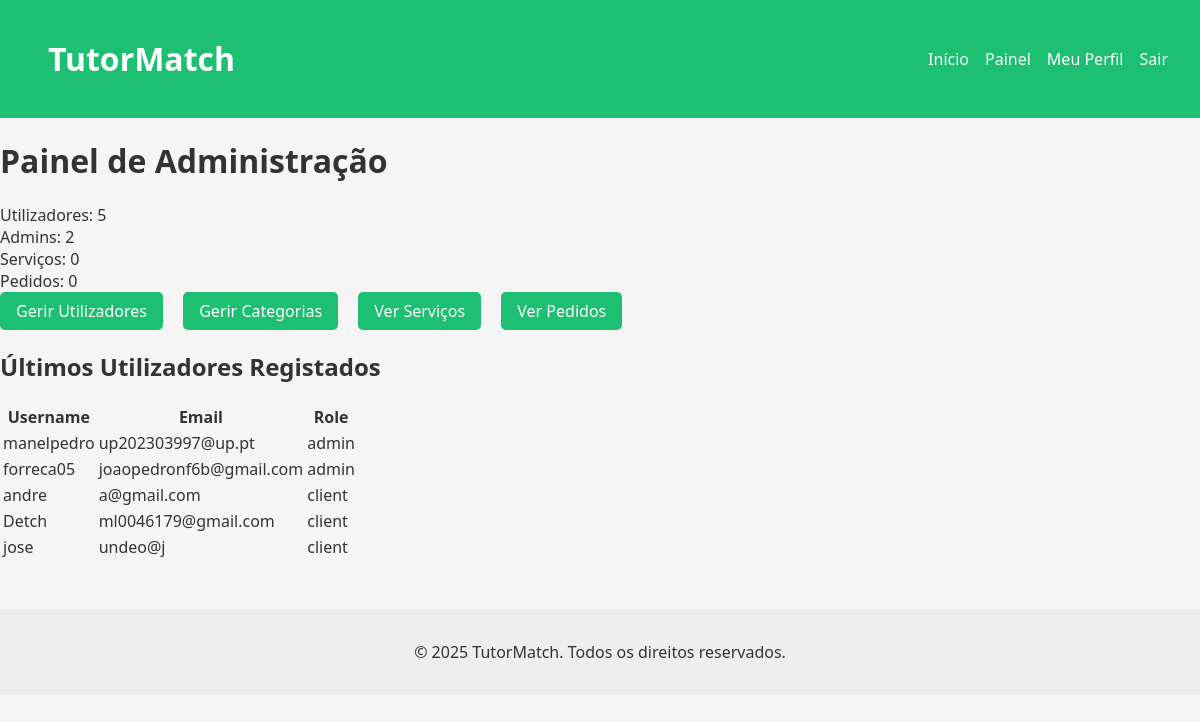
Before: /pages/admin_dashboard.php (signed in) with the older database file.
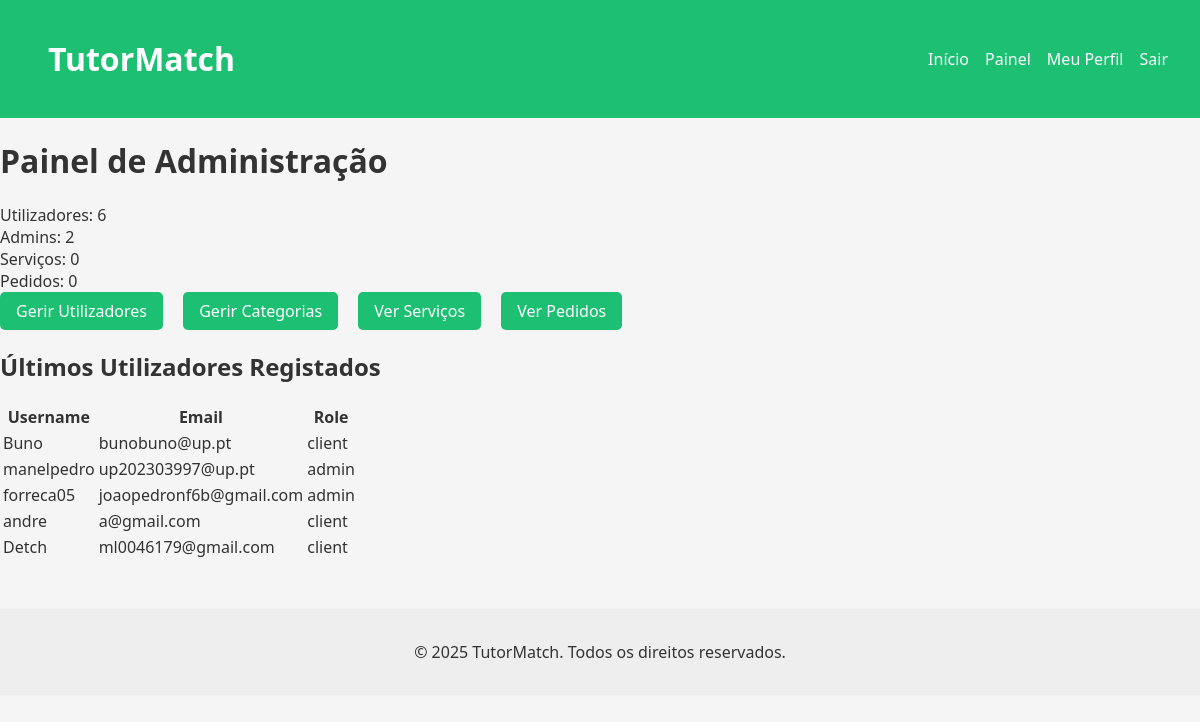
After: the same page with the newer database file.
### tables this page shows
CREATE TABLE users (
            id INTEGER PRIMARY KEY AUTOINCREMENT,
            username TEXT NOT NULL UNIQUE,
            password TEXT NOT NULL,
            email TEXT NOT NULL UNIQUE,
            role TEXT DEFAULT 'client', -- client, freelancer, admin
            name TEXT,
            profile_pic TEXT DEFAULT '../img/default.jpeg' -- Adiciona a coluna profile_pic
        );

### pages/admin_dashboard.php (the view, shortened to what this page needs)
<?php
require_once '../database/db.php';
$totalUsers = $db->query("SELECT COUNT(*) FROM users")->fetchColumn();
$totalAdmins = $db->query("SELECT COUNT(*) FROM users WHERE role = 'admin'")->fetchColumn();
$totalServices = $db->query("SELECT COUNT(*) FROM services")->fetchColumn();
$totalOrders = $db->query("SELECT COUNT(*) FROM orders")->fetchColumn();
$latestUsers = $db->query("SELECT username, email, role FROM users ORDER BY id DESC LIMIT 5")->fetchAll();
?>
<?php include_once '../includes/header.php'; ?>
<h1>Painel de Administração</h1>
<div class="dashboard-stats">
    <div class="stat">Utilizadores: <?php echo $totalUsers; ?></div>
    <div class="stat">Admins: <?php echo $totalAdmins; ?></div>
    <div class="stat">Serviços: <?php echo $totalServices; ?></div>
    <div class="stat">Pedidos: <?php echo $totalOrders; ?></div>
</div>
<div class="dashboard-actions">
    <a href="manage_users.php" class="btn">Gerir Utilizadores</a>
    <a href="manage_categories.php" class="btn">Gerir Categorias</a>
    <a href="services.php" class="btn">Ver Serviços</a>
    <a href="orders.php" class="btn">Ver Pedidos</a>
</div>
<h2>Últimos Utilizadores Registados</h2>
<table>
    <tr><th>Username</th><th>Email</th><th>Role</th></tr>
    <?php foreach ($latestUsers as $user): ?>
        <tr>
            <td><?php echo htmlspecialchars($user['username']); ?></td>
            <td><?php echo htmlspecialchars($user['email']); ?></td>
            <td><?php echo htmlspecialchars($user['role']); ?></td>
        </tr>
    <?php endforeach; ?>
</table>
<?php include_once '../includes/footer.php'; ?>

Changed rows visible on the page:
no longer on this page (row unchanged): users: username "jose", email "undeo@j", role "client"
added users: username "Buno", email "bunobuno@up.pt", role "client"
Other visible differences:
$totalUsers: "5" → "6"
